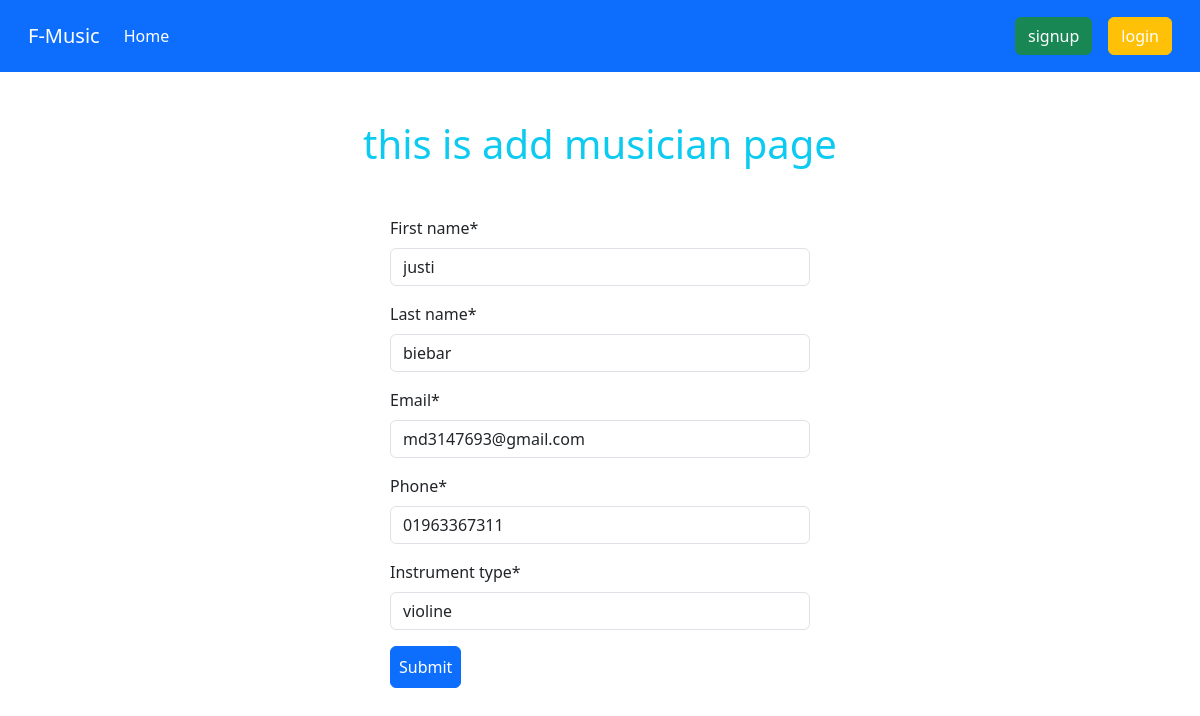
/musician/EditMusician/5, run on the app's committed database.
### musician/models.py (models this page shows, shortened)
class MusicianModel(models.Model):
    first_name = models.CharField(max_length=255)
    last_name = models.CharField(max_length=255)
    email = models.EmailField(max_length=255)
    phone = models.CharField(max_length=255)
    instrument_type = models.CharField(max_length=255)

### musician/views.py (the view)
# urls.py: path('EditMusician/<int:id>',views.EditMusician.as_view(),name = 'edit_musician'),
class EditMusician(UpdateView):
    model = MusicianModel
    template_name = 'add_musician.html'
    pk_url_kwarg = 'id'
    success_url = reverse_lazy('homepage')
    form_class = forms.MusicianForm

### musician/forms.py
class MusicianForm(forms.ModelForm):
    class Meta:
        model = MusicianModel
        fields = '__all__'

### musician/templates/add_musician.html (shortened to what this page needs)
{%extends 'home.html'%}
{%block content%}
{%load crispy_forms_tags%}
<h1 class="text-center text-info mt-5 mb-5">this is add musician page</h1>
<form method="POST" style="width: 35%; margin: auto;">
    {{form | crispy}}
    <button class="btn btn-primary p-2 mb-5">Submit</button>
</form>
{%endblock%}

### data on the page
MusicianModel: first_name "justi", last_name "biebar", email "md3147693@gmail.com", phone "01963367311", instrument_type "violine"
